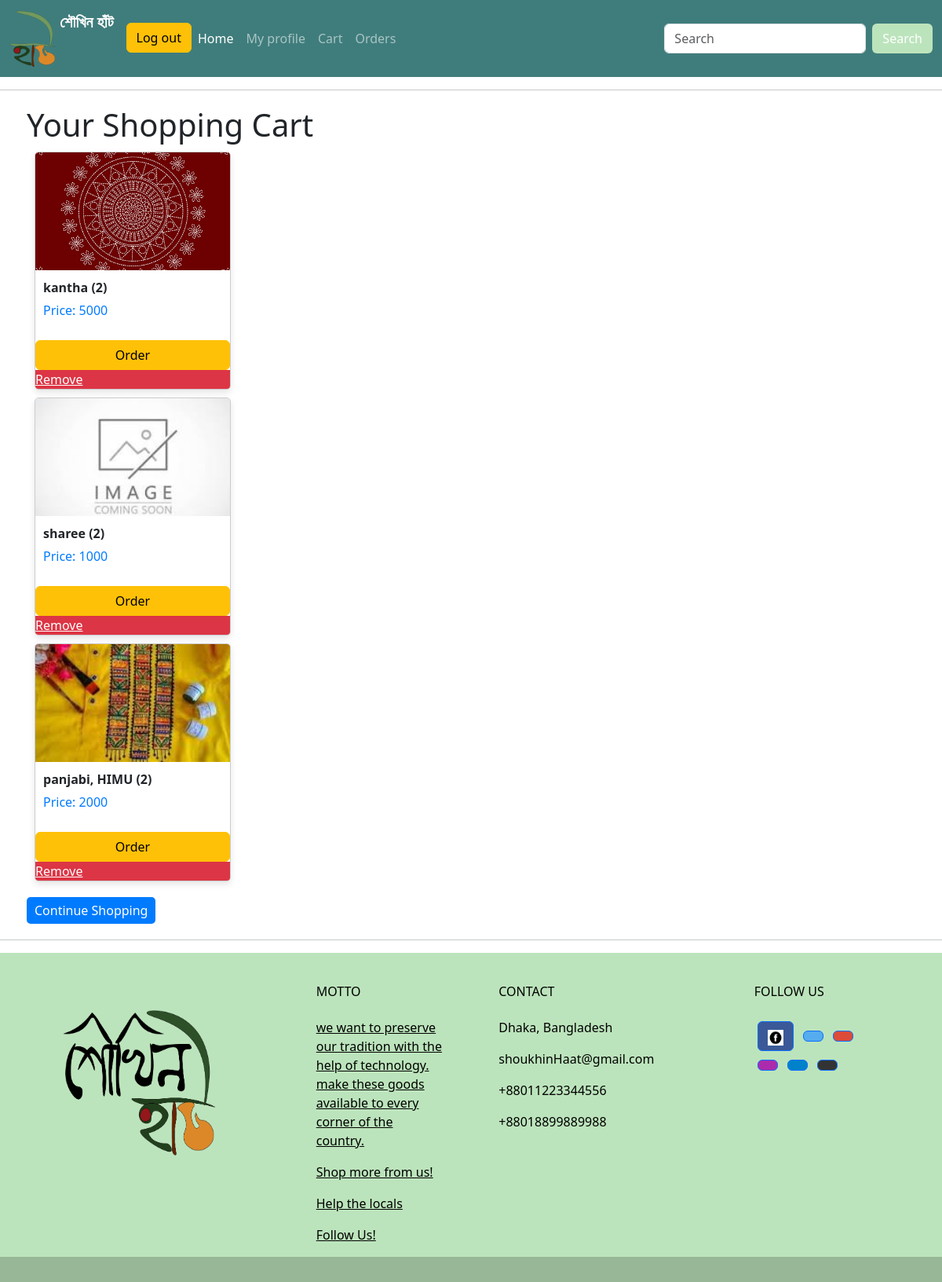
//cart/ (signed in), run on the app's committed database.
### shoukhin/models.py (models this page shows, shortened)
class Cart(models.Model):
    user = models.ForeignKey(User, on_delete=models.CASCADE, blank=True,null=True)
    product = models.ForeignKey(product, on_delete=models.CASCADE,blank=True,null=True)
    quantity = models.PositiveIntegerField(default=1,blank=True,null=True)

class product(models.Model):
    CATEGORY_CHOICES = CATEGORY_CHOICES = [
        ('jute', 'Jute'),
        ('clothing', 'Clothing'),
        ('jewellery', 'Jewellery'),
        ('food', 'Food'),
        ('home_decor', 'Home Decor'),
        ('pottery', 'Pottery'),
        ('nakshi_kantha', 'Nakshi Kantha'),
        ('others', 'Others'),
    ]
    name = models.CharField(max_length=200)
    price = models.IntegerField()
    description = models.TextField(blank=True,null=True)
    measurements = models.CharField(max_length=300)
    category = models.CharField(max_length=100, choices=CATEGORY_CHOICES, default='others')
    image = models.ImageField(upload_to='static/images', blank=True, null=True, default='static/images/default_no_img.jfif')
    stock = models.IntegerField(default=0)

### shoukhin/views.py (the view)
# urls.py: path('/cart/', s_view.cart, name='cart'),
def cart(request):
    cart_items = Cart.objects.filter(user=request.user)
    context = {
        'cart_items': cart_items,
    }
    return render(request, 'body/cart.html', context=context)

### shoukhin/template/body/cart.html (shortened to what this page needs)
{% extends 'body/main.html' %}
{% load static %}
{% block content %}
<html lang="en">
<head>
</head>
<body>
    <h1>Your Shopping Cart</h1>
    <div class="product-list">
        {% for item in cart_items %}
            <div class="product-card">
                <img class="product-image" src="{{ item.product.image.url }}" alt="{{ item.product.name }}">
                <div class="product-info">
                    <p class="product-name">{{ item.product.name }} ({{ item.quantity }})</p>
                    <p class="product-price">Price: {{ item.product.price }}</p>
                </div>
                <a href="{% url 'orderForm' %}?product_id={{ product.id }}" class="btn btn-warning">Order</a>
                <a class="remove-button" href="{% url 'remove_from_cart' item.id %}">Remove</a>
            </div>
        {% empty %}
            <p>Your cart is empty.</p>
        {% endfor %}
    </div>
    <div class="button-container">
        <a class="edit-button" href="{% url 'home' %}">Continue Shopping</a>
    </div>
</body>
</html>
{% endblock %}

### shoukhin/template/body/cart.html (style rules this page uses)
.product-card { width: 250px; margin: 10px; border: 1px solid #ccc; border-radius: 5px; box-shadow: 0 4px 8px rgba(0, 0, 0, 0.1); overflow: hidden; display: flex; flex-direction: column; }
.product-image { width: 100%; height: 150px; object-fit: cover; }
.product-info { padding: 10px; flex-grow: 1; }
.product-name { font-weight: bold; margin-bottom: 5px; }
.product-price { color: #007bff; }
.remove-button { background-color: #dc3545; color: #fff; }
.edit-button { margin-top: 10px; background-color: #007bff; color: #fff; text-decoration: none; padding: 5px 10px; border-radius: 5px; text-align: center; }
.button-container { display: flex; justify-content: space-between; }

### data on the page
Cart: product.image (picture), product.name "kantha", quantity "2", product.price "5000"
Cart: product.image (placeholder picture), product.name "sharee", quantity "2", product.price "1000"
Cart: product.image (picture), product.name "panjabi, HIMU", quantity "2", product.price "2000"
